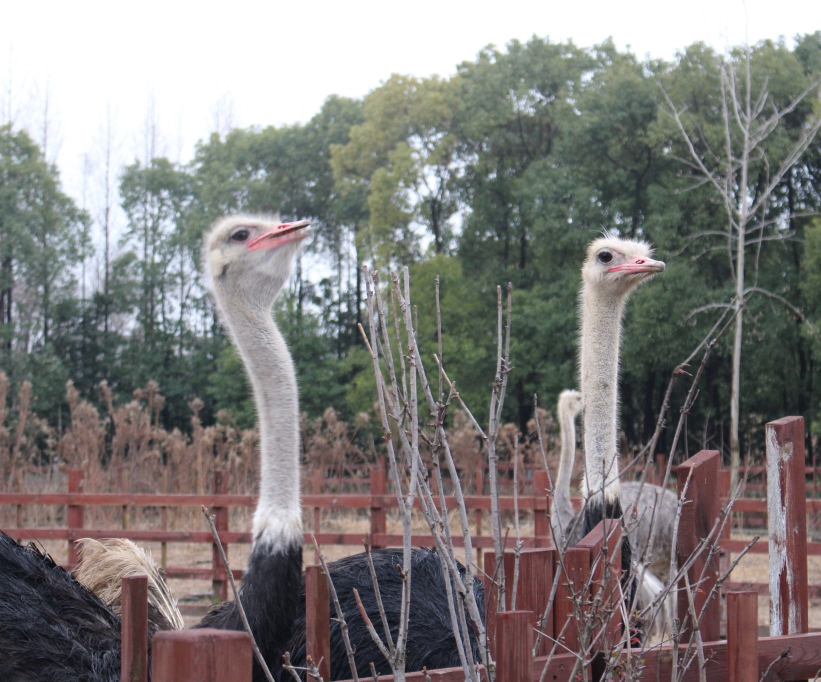
//> input picture version_1/1.jpg, 1642 x 1364 px (shown at 1/2 size)
$ ./Image-Stitching   (built with g++ and OpenCV 4)
//> lines starting //> are read from the running program, lines starting //| are printed output that depends on the picture
#include <iostream>
#include <chrono>
#include <opencv2/opencv.hpp>
#include <opencv2/core.hpp>
#include <opencv2/highgui.hpp>
#include <opencv2/features2d.hpp>

using namespace cv;
using namespace std;

//顶点结构体
typedef struct
{
    Point2f left_top;
    Point2f left_bottom;
    Point2f right_top;
    Point2f right_bottom;
}four_corners_t;

four_corners_t corners;

//计算顶点
void CalcCorners(const Mat& H, const Mat& src)
{
    double v2[] = { 0, 0, 1 };//左上角
    double v1[3];//变换后的坐标值
    Mat V2 = Mat(3, 1, CV_64FC1, v2);  //列向量
    Mat V1 = Mat(3, 1, CV_64FC1, v1);  //列向量

    V1 = H * V2;
    //左上角(0,0,1)
    cout << "V2: " << V2 << endl;
    cout << "V1: " << V1 << endl;
    corners.left_top.x = v1[0] / v1[2];
    corners.left_top.y = v1[1] / v1[2];

    //左下角(0,src.rows,1)
    v2[0] = 0;
    v2[1] = src.rows;
    v2[2] = 1;
    V2 = Mat(3, 1, CV_64FC1, v2);  //列向量
    V1 = Mat(3, 1, CV_64FC1, v1);  //列向量
    V1 = H * V2;
    corners.left_bottom.x = v1[0] / v1[2];
    corners.left_bottom.y = v1[1] / v1[2];

    //右上角(src.cols,0,1)
    v2[0] = src.cols;
    v2[1] = 0;
    v2[2] = 1;
    V2 = Mat(3, 1, CV_64FC1, v2);  //列向量
    V1 = Mat(3, 1, CV_64FC1, v1);  //列向量
    V1 = H * V2;
    corners.right_top.x = v1[0] / v1[2];
    corners.right_top.y = v1[1] / v1[2];

    //右下角(src.cols,src.rows,1)
    v2[0] = src.cols;
    v2[1] = src.rows;
    v2[2] = 1;
    V2 = Mat(3, 1, CV_64FC1, v2);  //列向量
    V1 = Mat(3, 1, CV_64FC1, v1);  //列向量
    V1 = H * V2;
    corners.right_bottom.x = v1[0] / v1[2];
    corners.right_bottom.y = v1[1] / v1[2];

}

//优化两图的连接处，使得拼接自然
//使用渐入渐出的拼接方式
void OptimizeSeam(Mat& img1, Mat& trans, Mat& dst)
{
    int start = MIN(corners.left_top.x, corners.left_bottom.x);//开始位置，即重叠区域的左边界

    double processWidth = (img1.cols - start);//重叠区域的宽度
    int rows = dst.rows;
    int cols = img1.cols; //注意，是列数*通道数
    double alpha = 1;//img1中像素的权重
    for (int i = 0; i < rows; i++)
    {
        uchar* p = img1.ptr<uchar>(i);  //获取第i行的首地址
        uchar* t = trans.ptr<uchar>(i);
        uchar* d = dst.ptr<uchar>(i);
        for (int j = start; j < cols; j++)
        {
            //如果遇到图像trans中无像素的黑点，则完全拷贝img1中的数据
            if (t[j * 3] == 0 && t[j * 3 + 1] == 0 && t[j * 3 + 2] == 0)
            {
                alpha = 1;
            }

            else if (p[j * 3] == 0 && p[j * 3 + 1] == 0 && p[j * 3 + 2] == 0)
            {
                alpha = 0;
            }
            else
            {
                //img1中像素的权重，与当前处理点距重叠区域左边界的距离成正比，实验证明，这种方法确实好
                alpha = (processWidth - (j - start)) / processWidth;
            }

            d[j * 3] = p[j * 3] * alpha + t[j * 3] * (1 - alpha);
            d[j * 3 + 1] = p[j * 3 + 1] * alpha + t[j * 3 + 1] * (1 - alpha);
            d[j * 3 + 2] = p[j * 3 + 2] * alpha + t[j * 3 + 2] * (1 - alpha);

        }
    }

}

    int main(int argc, char **argv) {

        //-- 读取图像
        Mat img_1 = imread("1.jpg", CV_LOAD_IMAGE_COLOR);//big
//> img_1 is the input picture: 1364 rows x 1642 cols, CV_8UC3; mean B, G, R 124.7, 126.2, 129.3
        Mat img_2 = imread("2.jpg", CV_LOAD_IMAGE_COLOR);//small
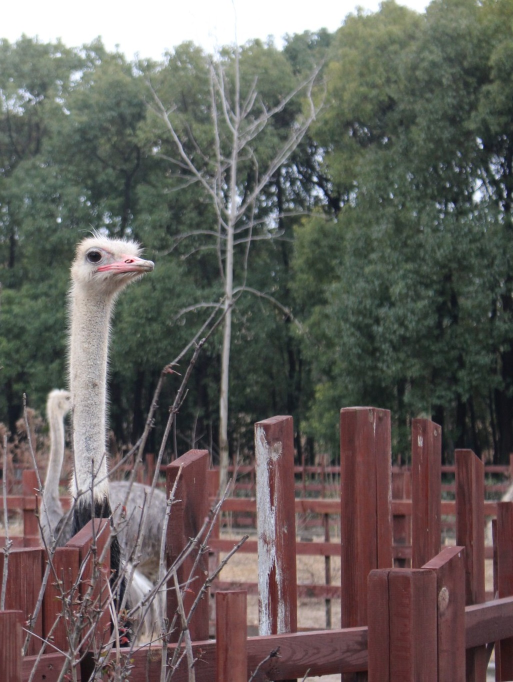
//> input picture version_1/2.jpg, 1026 x 1364 px (shown at 1/2 size)
//> img_2 is the input picture: 1364 rows x 1026 cols, CV_8UC3; mean B, G, R 92.5, 96.3, 100.9
        assert(img_1.data != nullptr && img_2.data != nullptr);

        //-- 初始化
        std::vector<KeyPoint> keypoints_1, keypoints_2;
        Mat descriptors_1, descriptors_2;
        Ptr<FeatureDetector> detector = ORB::create();
        Ptr<DescriptorExtractor> descriptor = ORB::create();
        Ptr<DescriptorMatcher> matcher = DescriptorMatcher::create("BruteForce-Hamming");

        //-- 第一步:检测 Oriented FAST 角点位置
        chrono::steady_clock::time_point t1 = chrono::steady_clock::now();
        detector->detect(img_1, keypoints_1);
//> keypoints_1 = 500 keypoints; strongest (x, y, size): (1272, 524, 31), (1286, 523, 37.2), (1284, 522, 37.2), (1287, 523, 31)
        detector->detect(img_2, keypoints_2);
//> keypoints_2 = 500 keypoints; strongest (x, y, size): (250, 523, 31), (263, 521, 37.2), (630, 359, 64.3), (264, 521, 44.6)

        //-- 第二步:根据角点位置计算 BRIEF 描述子
        descriptor->compute(img_1, keypoints_1, descriptors_1);
        descriptor->compute(img_2, keypoints_2, descriptors_2);
        chrono::steady_clock::time_point t2 = chrono::steady_clock::now();
        chrono::duration<double> time_used = chrono::duration_cast<chrono::duration<double>>(t2 - t1);
        cout << "extract ORB cost = " << time_used.count() << " seconds. " << endl;

        Mat outimg1;
        drawKeypoints(img_1, keypoints_1, outimg1, Scalar::all(-1), DrawMatchesFlags::DEFAULT);
        imshow("ORB features", outimg1);

        //-- 第三步:对两幅图像中的BRIEF描述子进行匹配，使用 Hamming 距离
        vector<DMatch> matches;
        t1 = chrono::steady_clock::now();
        matcher->match(descriptors_1, descriptors_2, matches);
//> matches = 500 matches
        t2 = chrono::steady_clock::now();
        time_used = chrono::duration_cast<chrono::duration<double>>(t2 - t1);
        cout << "match ORB cost = " << time_used.count() << " seconds. " << endl;

        //-- 第四步:匹配点对筛选
        // 计算最小距离和最大距离
        auto min_max = minmax_element(matches.begin(), matches.end(),
                                      [](const DMatch &m1, const DMatch &m2) { return m1.distance < m2.distance; });
        double min_dist = min_max.first->distance;
//> min_dist = 0
        double max_dist = min_max.second->distance;
//> max_dist = 94

        printf("-- Max dist : %f \n", max_dist);
//| -- Max dist : 94.000000
        printf("-- Min dist : %f \n", min_dist);
//| -- Min dist : 0.000000

        //当描述子之间的距离大于两倍的最小距离时,即认为匹配有误.但有时候最小距离会非常小,设置一个经验值30作为下限.
        std::vector<DMatch> good_matches;
        for (int i = 0; i < descriptors_1.rows; i++) {
            if (matches[i].distance <= max(2 * min_dist, 30.0)) {
                good_matches.push_back(matches[i]);
            }
        }
//> after the loop, good_matches = 171 matches

        //-- 第五步:绘制匹配结果
        Mat img_match;
        Mat img_goodmatch;
        drawMatches(img_1, keypoints_1, img_2, keypoints_2, matches, img_match);
        drawMatches(img_1, keypoints_1, img_2, keypoints_2, good_matches, img_goodmatch);
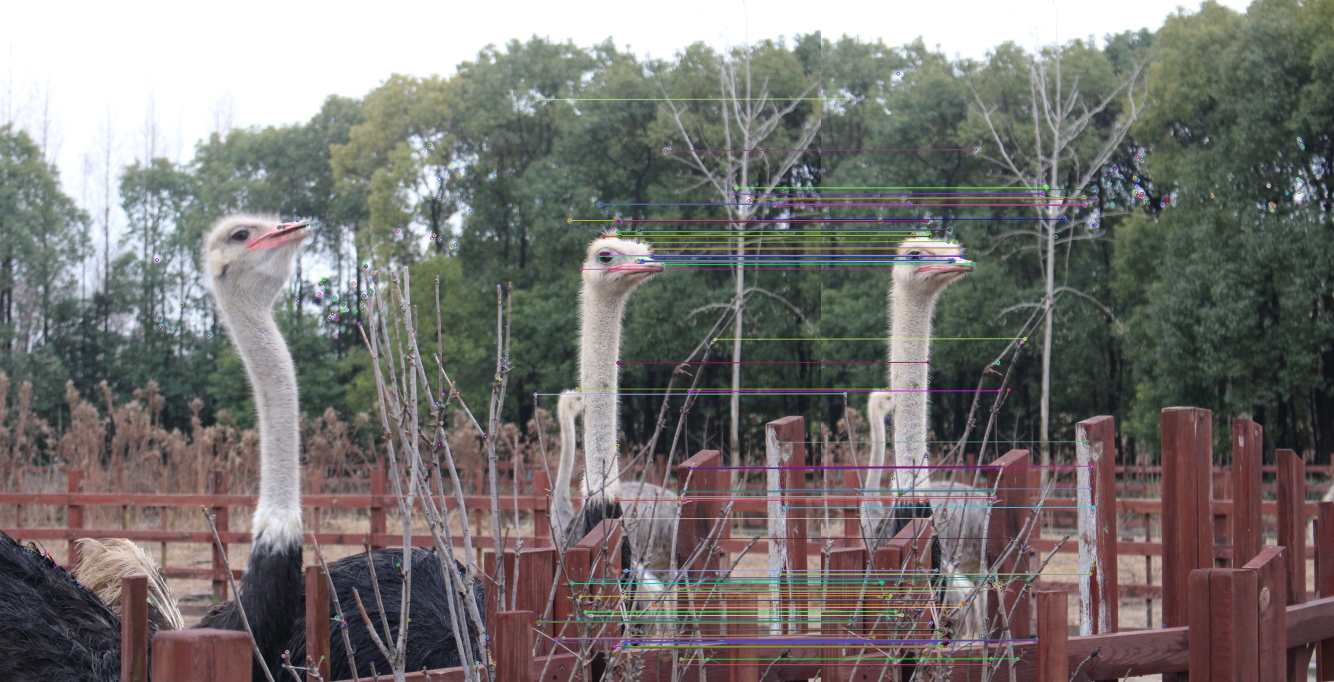
//> img_goodmatch: 1364 rows x 2668 cols, CV_8UC3 (shown at 1/2 size); mean B, G, R 113, 115.5, 118.7

        Mat img_match_o, img_goodmatch_o;

        resize(img_match,img_match_o,cv::Size(1000,720));
        resize( img_goodmatch, img_goodmatch_o,cv::Size(1000,720));
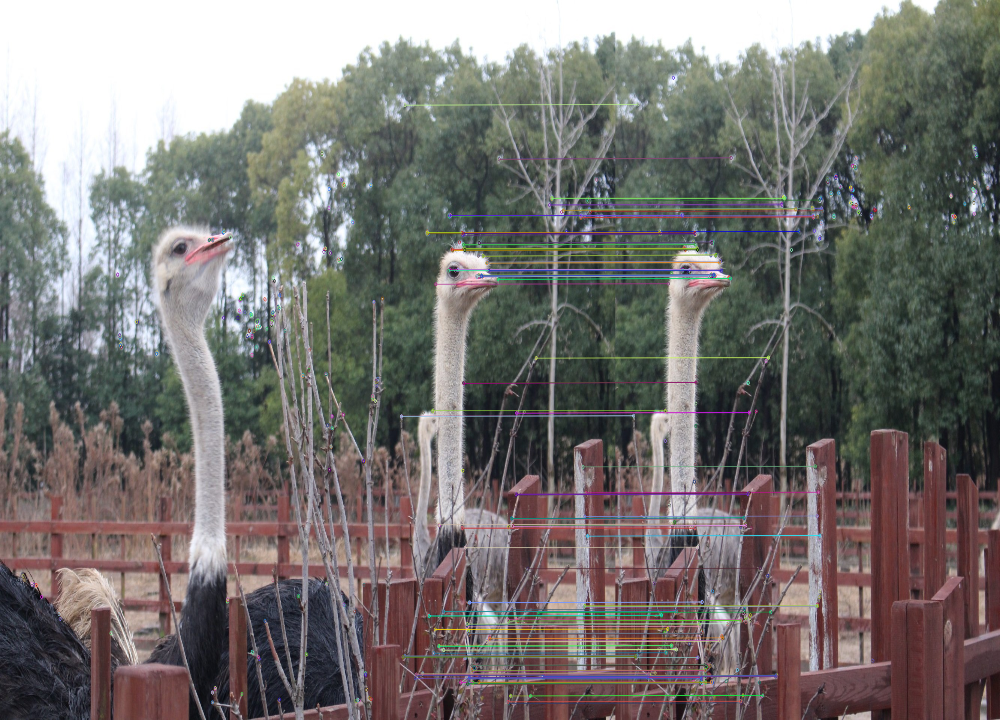
//> img_goodmatch_o: 720 rows x 1000 cols, CV_8UC3; mean B, G, R 112.9, 115.4, 118.6

        imshow("all matches", img_match_o);
        imshow("good matches", img_goodmatch_o);
        //right

        vector<Point2f> imagePoints1, imagePoints2;
//??change to point2f
        for (int i = 0; i < good_matches.size(); i++)
        {
            imagePoints1.push_back(keypoints_1[good_matches[i].queryIdx].pt); //顺序增大
            imagePoints2.push_back(keypoints_2[good_matches[i].trainIdx].pt);  //跳变
        }
//> after the loop, imagePoints1 = 171 Points (x, y), first 12: [1252, 1283], [1276, 524], [1362, 1318], [1272, 524], [1262, 1295], [1287, 523], [1558, 1149], [1183, 1158], [1261, 1271], [1071, 788], [1284, 521], [1369, 996]; imagePoints2 = 171 Points (x, y), first 12: [230, 1282], [254, 523], [340, 1317], [250, 523], [240, 1294], [265, 522], [536, 1148], [161, 1157], [239, 1270], [48, 787], [262, 520], [347, 995]

        Mat homo = findHomography(imagePoints2, imagePoints1, RANSAC);//计算单应性矩阵
//> homo = [[1.01, 0.000142, 1022.2], [0.00347, 1, -0.526], [3.05e-06, 5.84e-07, 1]]

        CalcCorners(homo, img_2); //计算转换后的图片的顶点
//> in CalcCorners, `V1 = H * V2;`: V1 = [1022.2, -0.526, 1]
//| V1: [1022.203571409789;
//|  -0.5256475893214591;
//|  1]
//> in CalcCorners, `V1 = H * V2;`: V1 = [1022.4, 1366.2, 1]
//> in CalcCorners, `V1 = H * V2;`: V1 = [2053.7, 3.03, 1]
//> in CalcCorners, `V1 = H * V2;`: V1 = [2053.9, 1369.7, 1]

        cout << homo << endl;
//| [1.0053365992957, 0.0001416781131707805, 1022.203571409789;
//|  0.003466249212835102, 1.001990644535255, -0.5256475893214591;
//|  3.045555394667688e-06, 5.843669791692962e-07, 1]
        cout << "顶点坐标" << endl;
        cout << corners.right_top << endl;
        cout << corners.right_bottom << endl;
        cout << corners.left_top << endl;
        cout << corners.left_bottom << endl;

        //透视变换后的图像
        Mat imageTransform1;
        //变换图像
        warpPerspective(img_2, imageTransform1, homo, Size(MAX(MIN(corners.right_top.x, corners.right_bottom.x), MIN(corners.left_top.x, corners.left_bottom.x)), img_1.rows));
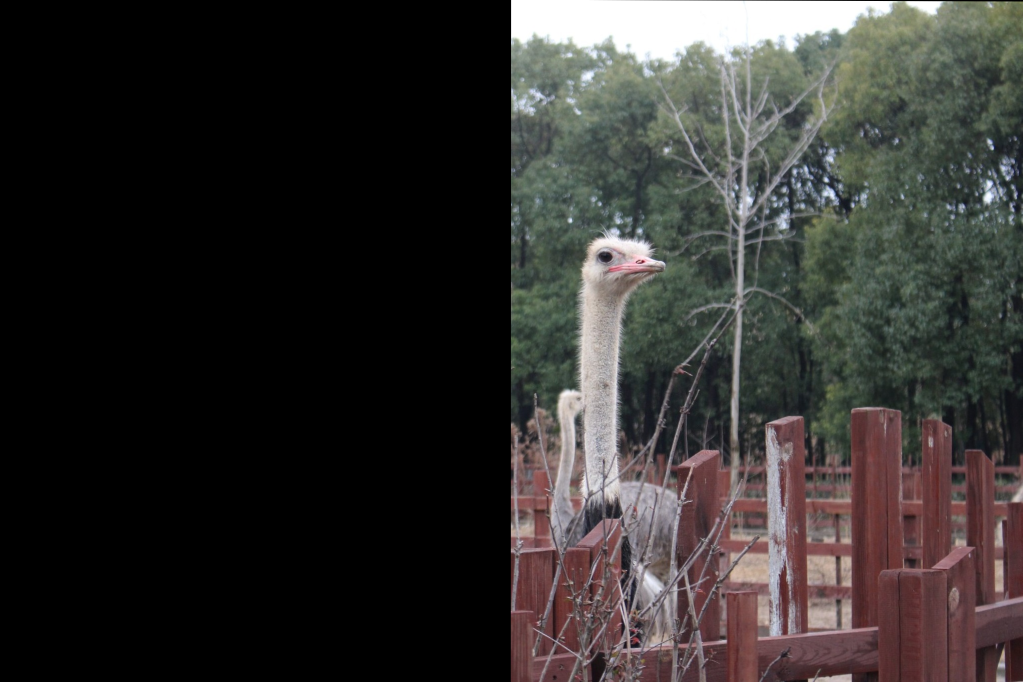
//> imageTransform1: 1364 rows x 2045 cols, CV_8UC3 (shown at 1/2 size); mean B, G, R 46.3, 48.2, 50.5

        Mat FinalImage(imageTransform1.rows, imageTransform1.cols, CV_8UC3); //最终图像的矩阵
        FinalImage.setTo(0);//初始清零

        //进行图像拼接
        imageTransform1.copyTo(FinalImage(Rect(0, 0, imageTransform1.cols, imageTransform1.rows)));
        img_1.copyTo(FinalImage(Rect(0, 0, img_1.cols, img_1.rows)));
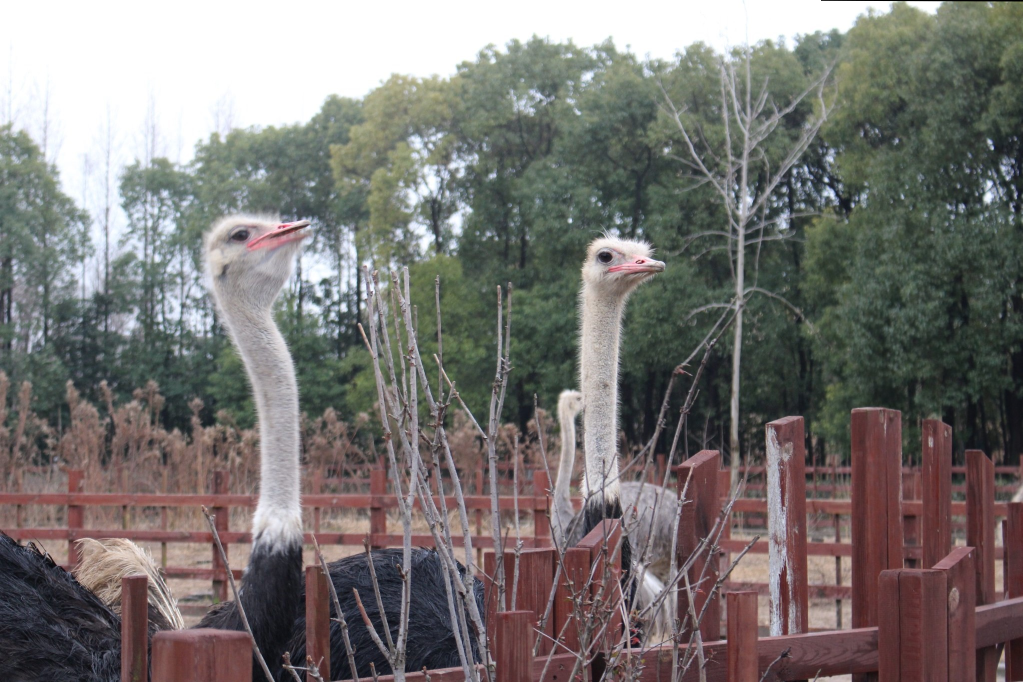
//> FinalImage: 1364 rows x 2045 cols, CV_8UC3 (shown at 1/2 size); mean B, G, R 114.3, 116.7, 120.2

        //youhua
        OptimizeSeam(img_1, imageTransform1, FinalImage); //拼接缝优化
//> the loop in OptimizeSeam, `for (int i = 0; i < rows; i++)` made 1364 passes
//> alpha on passes 1 to 3: 1, 0.00161, 0.00161
//> after the loop in OptimizeSeam, `for (int i = 0; i < rows; i++)`: alpha = 0.00161

        Mat FinalImage_o;
        resize(FinalImage,FinalImage_o,cv::Size(1200,720));
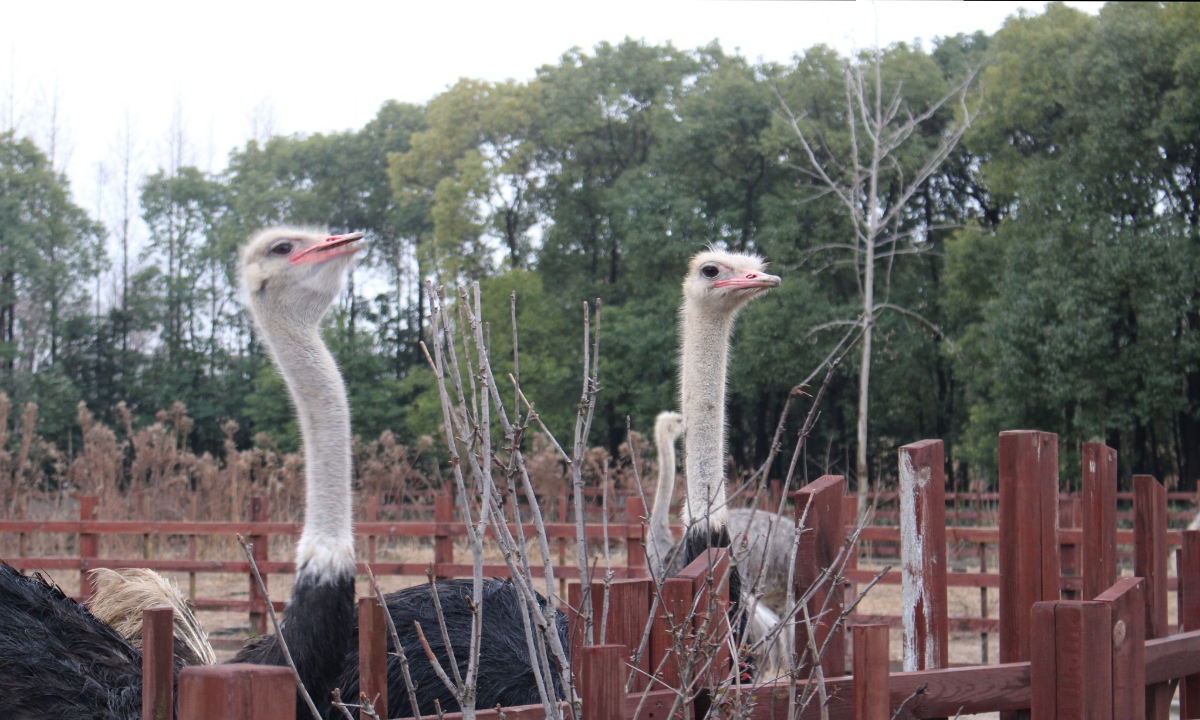
//> FinalImage_o: 720 rows x 1200 cols, CV_8UC3; mean B, G, R 114.1, 116.4, 119.9

        imshow("FinalImage", FinalImage_o);

        waitKey();
        return 0;
    }
